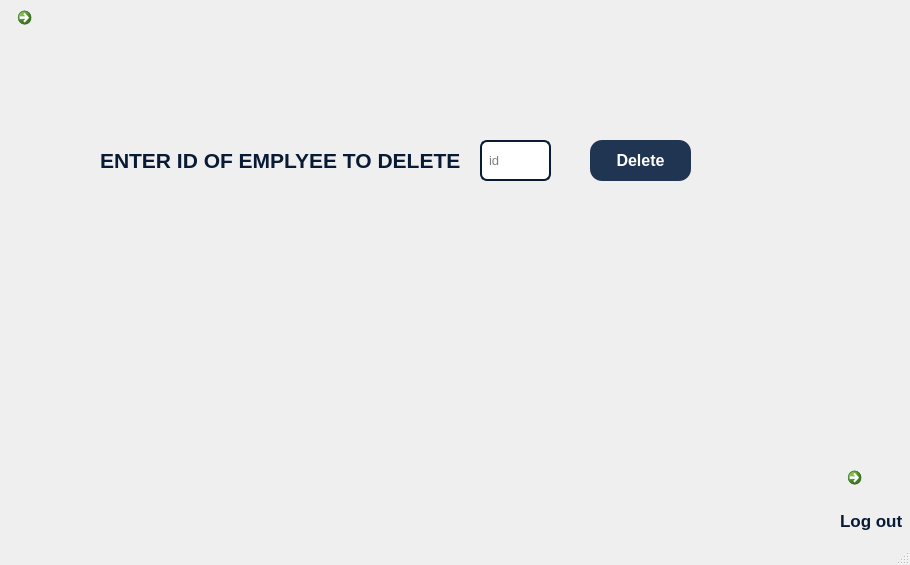
<?xml version="1.0" encoding="UTF-8"?>
<ui version="4.0">
 <class>MainWindow</class>
 <widget class="QMainWindow" name="MainWindow">
  <property name="geometry">
   <rect>
    <x>0</x>
    <y>0</y>
    <width>910</width>
    <height>565</height>
   </rect>
  </property>
  <property name="windowTitle">
   <string>Sign in</string>
  </property>
  <property name="windowIcon">
   <iconset>
    <normaloff>../../../Desktop/GRAPHICS/UI/ic_real_name_authentication_527859.png</normaloff>../../../Desktop/GRAPHICS/UI/ic_real_name_authentication_527859.png</iconset>
  </property>
  <property name="toolButtonStyle">
   <enum>Qt::ToolButtonIconOnly</enum>
  </property>
  <widget class="QWidget" name="centralwidget">
   <widget class="QLabel" name="label">
    <property name="geometry">
     <rect>
      <x>-180</x>
      <y>0</y>
      <width>1200</width>
      <height>600</height>
     </rect>
    </property>
    <property name="font">
     <font>
      <pointsize>12</pointsize>
     </font>
    </property>
    <property name="cursor">
     <cursorShape>PointingHandCursor</cursorShape>
    </property>
    <property name="mouseTracking">
     <bool>false</bool>
    </property>
    <property name="tabletTracking">
     <bool>false</bool>
    </property>
    <property name="whatsThis">
     <string/>
    </property>
    <property name="autoFillBackground">
     <bool>false</bool>
    </property>
    <property name="text">
     <string/>
    </property>
    <property name="pixmap">
     <pixmap>turnover1.jpg</pixmap>
    </property>
    <property name="scaledContents">
     <bool>true</bool>
    </property>
    <property name="wordWrap">
     <bool>true</bool>
    </property>
    <property name="openExternalLinks">
     <bool>true</bool>
    </property>
   </widget>
   <widget class="QLabel" name="label_5">
    <property name="geometry">
     <rect>
      <x>840</x>
      <y>500</y>
      <width>71</width>
      <height>41</height>
     </rect>
    </property>
    <property name="font">
     <font>
      <pointsize>13</pointsize>
      <weight>75</weight>
      <italic>false</italic>
      <bold>true</bold>
     </font>
    </property>
    <property name="styleSheet">
     <string notr="true">color: rgb(9, 26, 52);</string>
    </property>
    <property name="text">
     <string>Log out</string>
    </property>
   </widget>
   <widget class="QCommandLinkButton" name="commandLinkButton_3">
    <property name="geometry">
     <rect>
      <x>840</x>
      <y>460</y>
      <width>61</width>
      <height>61</height>
     </rect>
    </property>
    <property name="cursor">
     <cursorShape>PointingHandCursor</cursorShape>
    </property>
    <property name="text">
     <string/>
    </property>
    <property name="icon">
     <iconset>
      <normaloff>logout.png</normaloff>logout.png</iconset>
    </property>
    <property name="iconSize">
     <size>
      <width>50</width>
      <height>50</height>
     </size>
    </property>
   </widget>
   <widget class="QWidget" name="layoutWidget">
    <property name="geometry">
     <rect>
      <x>0</x>
      <y>0</y>
      <width>2</width>
      <height>2</height>
     </rect>
    </property>
    <layout class="QHBoxLayout" name="horizontalLayout"/>
   </widget>
   <widget class="QCommandLinkButton" name="commandLinkButton_6">
    <property name="geometry">
     <rect>
      <x>10</x>
      <y>0</y>
      <width>41</width>
      <height>51</height>
     </rect>
    </property>
    <property name="text">
     <string/>
    </property>
    <property name="icon">
     <iconset>
      <normaloff>back_icon.png</normaloff>back_icon.png</iconset>
    </property>
    <property name="iconSize">
     <size>
      <width>40</width>
      <height>40</height>
     </size>
    </property>
   </widget>
   <widget class="QLabel" name="label_16">
    <property name="geometry">
     <rect>
      <x>100</x>
      <y>150</y>
      <width>371</width>
      <height>20</height>
     </rect>
    </property>
    <property name="font">
     <font>
      <pointsize>16</pointsize>
      <weight>75</weight>
      <italic>false</italic>
      <bold>true</bold>
     </font>
    </property>
    <property name="styleSheet">
     <string notr="true">color: rgb(9, 26, 52);</string>
    </property>
    <property name="text">
     <string>ENTER ID OF EMPLYEE TO DELETE</string>
    </property>
   </widget>
   <widget class="QLineEdit" name="lineEdit_5">
    <property name="geometry">
     <rect>
      <x>480</x>
      <y>140</y>
      <width>71</width>
      <height>41</height>
     </rect>
    </property>
    <property name="font">
     <font>
      <pointsize>10</pointsize>
     </font>
    </property>
    <property name="tabletTracking">
     <bool>false</bool>
    </property>
    <property name="autoFillBackground">
     <bool>false</bool>
    </property>
    <property name="styleSheet">
     <string notr="true">border: 1.5px solid  rgb(9, 26, 52); 
border-radius: 7px;
padding: 5px 5px;
</string>
    </property>
    <property name="text">
     <string/>
    </property>
    <property name="placeholderText">
     <string>id</string>
    </property>
   </widget>
   <widget class="QPushButton" name="pushButton_2">
    <property name="enabled">
     <bool>true</bool>
    </property>
    <property name="geometry">
     <rect>
      <x>590</x>
      <y>140</y>
      <width>101</width>
      <height>41</height>
     </rect>
    </property>
    <property name="font">
     <font>
      <pointsize>12</pointsize>
      <weight>75</weight>
      <bold>true</bold>
     </font>
    </property>
    <property name="cursor">
     <cursorShape>PointingHandCursor</cursorShape>
    </property>
    <property name="styleSheet">
     <string notr="true">color: rgb(255, 255, 255);
background-color: rgb(32, 53, 82);
border-radius: 12px;
box-shadow: 0 8px 16px 0 rgba(0,0,0,0.2), 0 6px 20px 0 rgba(0,0,0,0.19);
box-shadow: 0 5px #666;
transform: translateY(4px) ;
</string>
    </property>
    <property name="inputMethodHints">
     <set>Qt::ImhNone</set>
    </property>
    <property name="text">
     <string>Delete</string>
    </property>
    <property name="icon">
     <iconset>
      <normaloff>../../../Desktop/GRAPHICS/UI/unlock.png</normaloff>../../../Desktop/GRAPHICS/UI/unlock.png</iconset>
    </property>
    <property name="checkable">
     <bool>false</bool>
    </property>
    <property name="checked">
     <bool>false</bool>
    </property>
    <property name="autoRepeat">
     <bool>false</bool>
    </property>
    <property name="autoExclusive">
     <bool>false</bool>
    </property>
    <property name="default">
     <bool>true</bool>
    </property>
    <property name="flat">
     <bool>false</bool>
    </property>
   </widget>
  </widget>
  <widget class="QMenuBar" name="menubar">
   <property name="geometry">
    <rect>
     <x>0</x>
     <y>0</y>
     <width>910</width>
     <height>21</height>
    </rect>
   </property>
  </widget>
  <widget class="QStatusBar" name="statusbar"/>
 </widget>
 <resources>
  <include location="../../../.designer/testt.qrc"/>
 </resources>
 <connections/>
</ui>
